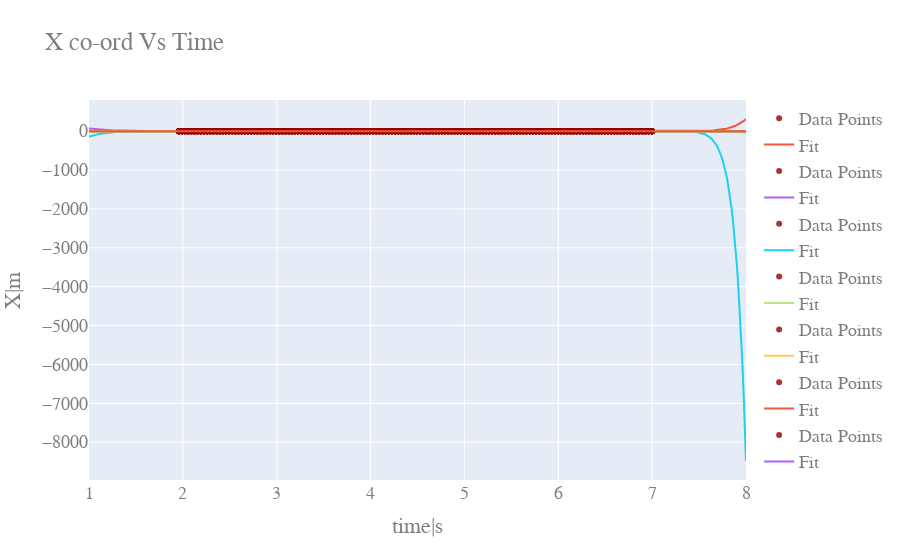

Here is the notebook cell this chart was saved with:
### Code cell
#Not a good fit as polyfit doesent work well with sinisoidal waves
CreateScatterGraphWithFitPoly(Data1.Time,Data1.X,"X co-ord Vs Time","time|s","X|m",2)

### Figure 1 — Plotly figure (JSON) as saved in the notebook; plotly's stock layout.template omitted (floating-point values rounded to 4 significant figures; data arrays with more than 128 entries replaced by an {"elided": "..."} marker saying what was removed)
{"data": [{"marker": {"color": "rgba(152, 0, 0, .8)"}, "mode": "markers", "name": "Data Points", "type": "scatter", "x": {"elided": "152 float values"}, "y": {"elided": "152 float values"}}, {"mode": "lines", "name": "Fit", "type": "scatter", "x": {"elided": "500 float values"}, "y": {"elided": "500 float values"}}, {"marker": {"color": "rgba(152, 0, 0, .8)"}, "mode": "markers", "name": "Data Points", "type": "scatter", "x": {"elided": "152 float values"}, "y": {"elided": "152 float values"}}, {"mode": "lines", "name": "Fit", "type": "scatter", "x": {"elided": "500 float values"}, "y": {"elided": "500 float values"}}, {"marker": {"color": "rgba(152, 0, 0, .8)"}, "mode": "markers", "name": "Data Points", "type": "scatter", "x": {"elided": "152 float values"}, "y": {"elided": "152 float values"}}, {"mode": "lines", "name": "Fit", "type": "scatter", "x": {"elided": "500 float values"}, "y": {"elided": "500 float values"}}, {"marker": {"color": "rgba(152, 0, 0, .8)"}, "mode": "markers", "name": "Data Points", "type": "scatter", "x": {"elided": "152 float values"}, "y": {"elided": "152 float values"}}, {"mode": "lines", "name": "Fit", "type": "scatter", "x": {"elided": "500 float values"}, "y": {"elided": "500 float values"}}, {"marker": {"color": "rgba(152, 0, 0, .8)"}, "mode": "markers", "name": "Data Points", "type": "scatter", "x": {"elided": "152 float values"}, "y": {"elided": "152 float values"}}, {"mode": "lines", "name": "Fit", "type": "scatter", "x": {"elided": "500 float values"}, "y": {"elided": "500 float values"}}, {"marker": {"color": "rgba(152, 0, 0, .8)"}, "mode": "markers", "name": "Data Points", "type": "scatter", "x": {"elided": "152 float values"}, "y": {"elided": "152 float values"}}, {"mode": "lines", "name": "Fit", "type": "scatter", "x": {"elided": "500 float values"}, "y": {"elided": "500 float values"}}, {"marker": {"color": "rgba(152, 0, 0, .8)"}, "mode": "markers", "name": "Data Points", "type": "scatter", "x": {"elided": "152 float values"}, "y": {"elided": "152 float values"}}, {"mode": "lines", "name": "Fit", "type": "scatter", "x": {"elided": "500 float values"}, "y": {"elided": "500 float values"}}, {"marker": {"color": "rgba(152, 0, 0, .8)"}, "mode": "markers", "name": "Data Points", "type": "scatter", "x": {"elided": "152 float values"}, "y": {"elided": "152 float values"}}, {"mode": "lines", "name": "Fit", "type": "scatter", "x": {"elided": "500 float values"}, "y": {"elided": "500 float values"}}, {"marker": {"color": "rgba(152, 0, 0, .8)"}, "mode": "markers", "name": "Data Points", "type": "scatter", "x": {"elided": "152 float values"}, "y": {"elided": "152 float values"}}, {"mode": "lines", "name": "Fit", "type": "scatter", "x": {"elided": "500 float values"}, "y": {"elided": "500 float values"}}, {"marker": {"color": "rgba(152, 0, 0, .8)"}, "mode": "markers", "name": "Data Points", "type": "scatter", "x": {"elided": "152 float values"}, "y": {"elided": "152 float values"}}, {"mode": "lines", "name": "Fit", "type": "scatter", "x": {"elided": "500 float values"}, "y": {"elided": "500 float values"}}, {"marker": {"color": "rgba(152, 0, 0, .8)"}, "mode": "markers", "name": "Data Points", "type": "scatter", "x": {"elided": "152 float values"}, "y": {"elided": "152 float values"}}, {"mode": "lines", "name": "Fit", "type": "scatter", "x": {"elided": "500 float values"}, "y": {"elided": "500 float values"}}, {"marker": {"color": "rgba(152, 0, 0, .8)"}, "mode": "markers", "name": "Data Points", "type": "scatter", "x": {"elided": "152 float values"}, "y": {"elided": "152 float values"}}, {"mode": "lines", "name": "Fit", "type": "scatter", "x": {"elided": "500 float values"}, "y": {"elided": "500 float values"}}, {"marker": {"color": "rgba(152, 0, 0, .8)"}, "mode": "markers", "name": "Data Points", "type": "scatter", "x": {"elided": "152 float values"}, "y": {"elided": "152 float values"}}, {"mode": "lines", "name": "Fit", "type": "scatter", "x": {"elided": "500 float values"}, "y": {"elided": "500 float values"}}, {"marker": {"color": "rgba(152, 0, 0, .8)"}, "mode": "markers", "name": "Data Points", "type": "scatter", "x": {"elided": "152 float values"}, "y": {"elided": "152 float values"}}, {"mode": "lines", "name": "Fit", "type": "scatter", "x": {"elided": "500 float values"}, "y": {"elided": "500 float values"}}, {"marker": {"color": "rgba(152, 0, 0, .8)"}, "mode": "markers", "name": "Data Points", "type": "scatter", "x": {"elided": "152 float values"}, "y": {"elided": "152 float values"}}, {"mode": "lines", "name": "Fit", "type": "scatter", "x": {"elided": "500 float values"}, "y": {"elided": "500 float values"}}, {"marker": {"color": "rgba(152, 0, 0, .8)"}, "mode": "markers", "name": "Data Points", "type": "scatter", "x": {"elided": "152 float values"}, "y": {"elided": "152 float values"}}, {"mode": "lines", "name": "Fit", "type": "scatter", "x": {"elided": "500 float values"}, "y": {"elided": "500 float values"}}], "layout": {"font": {"color": "#7f7f7f", "family": "Courier New, monospace", "size": 18}, "title": {"text": "X co-ord Vs Time"}, "xaxis": {"title": {"text": "time|s"}}, "yaxis": {"title": {"text": "X|m"}}}}
